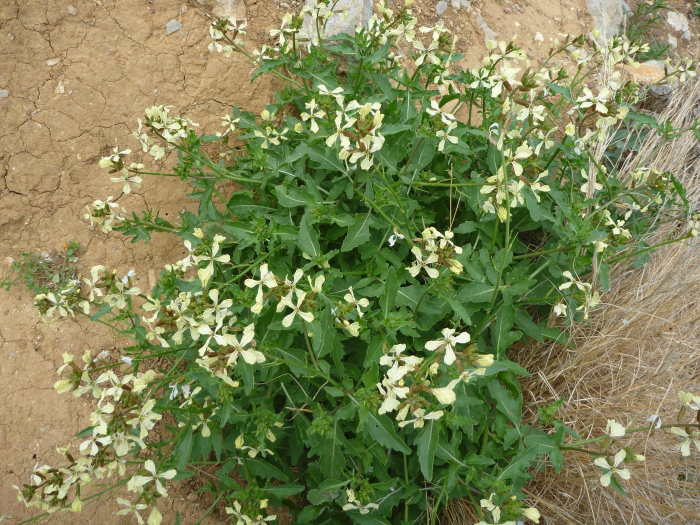
#> input picture plants/annuals/arugula/images/sp-leaf.jpg, 1400 x 1050 px (shown at 1/2 size); its folder holds only this picture in this run
$ python rethumb.py
#> lines starting #> are read from the running program, lines starting #| are printed output that depends on the picture
#!/usr/bin/env python3
"""Regenerate every card thumbnail (`*-t.jpg`) larger and smart-cropped.

The card grid renders each shot in a 3:2 plate (object-fit:cover), at up to ~334 CSS px
wide on desktop and ~400+ on phones — i.e. 700px+ of *device* pixels on a retina/mobile
screen. The old thumbnails were full-frame resizes capped at 400px on the long edge, so
on any high-DPI display they were upscaled ~1.7-3x and looked soft, and portrait shots
got an arbitrary center-crop that could miss the subject.

This rebuilds each `<base>-t.jpg` from the already-sharp `<base>.jpg` full image as a
**720x480 (3:2)** crop centered on the most *interesting* region — the sharpest, most
detailed band of the photo (in-focus subject = strong edges), with a mild center bias.
For shots already near 3:2 the crop is essentially the whole frame. The uncropped full
image is untouched and still opens in the lightbox.

Usage: rethumb.py [plants/<cat>/<slug> ...]   (no args = all plants)
"""
import sys, os, glob
from PIL import Image, ImageOps, ImageFilter

TW, TH = 720, 480
A = TW / TH                      # target aspect 1.5
DW = 256                         # interest-map working width
EDGE_BIAS = 0.25                 # how strongly to prefer center (0 = pure saliency)
Q = 84

def interest_offset(im, axis, win_full, free_full):
    """Pick the crop offset (in full-image px) that maximizes edge energy under the
    window, with a mild center bias. axis 'x' slides horizontally, 'y' vertically."""
    W, H = im.size
    scale = DW / W
    DH = max(1, round(H * scale))
    edges = im.convert("L").resize((DW, DH)).filter(ImageFilter.FIND_EDGES)
    px = edges.load()
    if axis == "x":
        line = [sum(px[x, y] for y in range(DH)) for x in range(DW)]
        n, win = DW, max(1, round(win_full * scale))
    else:
        line = [sum(px[x, y] for x in range(DW)) for y in range(DH)]
        n, win = DH, max(1, round(win_full * scale))
    pre = [0]
    for v in line:
        pre.append(pre[-1] + v)
    win = min(win, n)
    best, best_pos = None, 0
    for p in range(0, n - win + 1):
        s = pre[p + win] - pre[p]
        center = (p + win / 2) / n
        bias = 1 - EDGE_BIAS * abs(center - 0.5) * 2     # 1 at center, 1-bias at edge
        score = s * bias
        if best is None or score > best:
            best, best_pos = score, p
    off = round(best_pos / scale)
    return min(max(0, off), free_full)

def crop_box(im):
    W, H = im.size
    if W / H >= A:                       # wide: full height, slide horizontally
        cw, ch = round(H * A), H
        free = W - cw
        off = interest_offset(im, "x", cw, free) if free > 0 else 0
        return (off, 0, off + cw, H)
    else:                                # tall/near-square: full width, slide vertically
        cw, ch = W, round(W / A)
        free = H - ch
        off = interest_offset(im, "y", ch, free) if free > 0 else 0
        return (0, off, W, off + ch)

def rethumb(full_path):
    im = ImageOps.exif_transpose(Image.open(full_path)).convert("RGB")
#> im is the input picture: PIL image 1400x1050 RGB; mean R, G, B 127.4, 132.9, 86.6
    thumb = im.crop(crop_box(im)).resize((TW, TH), Image.LANCZOS)
#> in interest_offset, `edges = im.convert("L").resize((DW, DH)).filter(ImageFilter.FIND_EDGES)`:
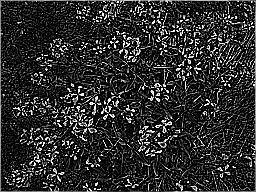
#> edges: PIL image 256x192 L; min 0, max 255, mean 44.7
#> in interest_offset, `line = [sum(px[x, y] for x in range(DW)) for y in range(DH)]`: line = 192 values, max 40942 at index 0, min 7757 at index 177, mean 11453.6
#> the loop in interest_offset, `for v in line:` made 192 passes
#> v on passes 1 to 3: 40942, 10223, 9286
#> after the loop in interest_offset, `for v in line:`: pre = 193 values from 0 to 2199097
#> the loop in interest_offset, `for p in range(0, n - win + 1):` made 22 passes
#> (s, score, best) on passes 1, 7, 8, 9, 10, 11: (1968706, 1914874.2, 1914874.2), (1942073, 1919314.3, 1919314.3), (1940626, 1922938, 1922938), (1941980, 1929336.9, 1929336.9), (1943754, 1936161.2, 1936161.2), (1943074, 1940544, 1940544)
#> (s, score) on passes 2, 3, 4, 5, 6, 12: (1938064, 1890117.1), (1938682, 1895768.5), (1939439, 1901559.3), (1941124, 1908266.4), (1942156, 1914338.7), (1941378, 1938850.2)
#> after the loop in interest_offset, `for p in range(0, n - win + 1):`: best = 1940544; best_pos = 10
#> in interest_offset, `off = round(best_pos / scale)`: off = 55
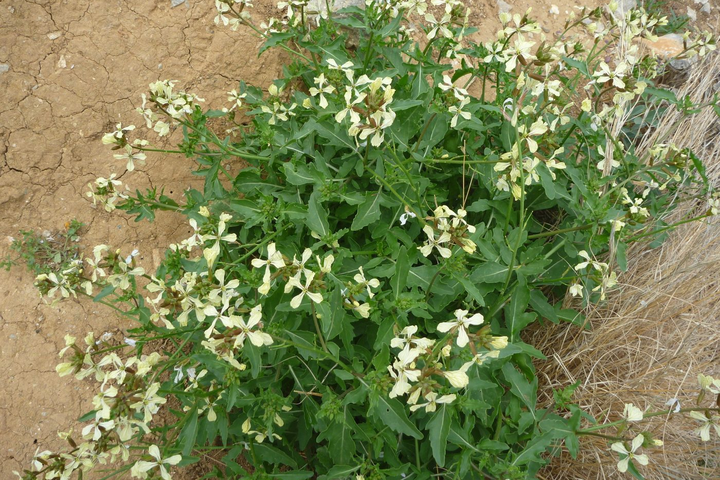
#> thumb: PIL image 720x480 RGB; mean R, G, B 125.7, 132.9, 85.4
    out = full_path[:-4] + "-t.jpg"
    thumb.save(out, "JPEG", quality=Q, optimize=True)
    return out, os.path.getsize(out)

roots = sys.argv[1:] or ["plants"]
fulls = []
for r in roots:
    fulls += [f for f in glob.glob(os.path.join(r, "**", "images", "*.jpg"), recursive=True)
              if not f.endswith("-t.jpg")]
total = 0
for f in sorted(fulls):
    out, sz = rethumb(f)
    total += sz
    print(f"  {out:60s} {sz//1024:4d} KB")
print(f"{len(fulls)} thumbnails, {total/1024/1024:.1f} MB total")

$ run again, on plants/annuals/calendula/images/su-bloommass.jpg
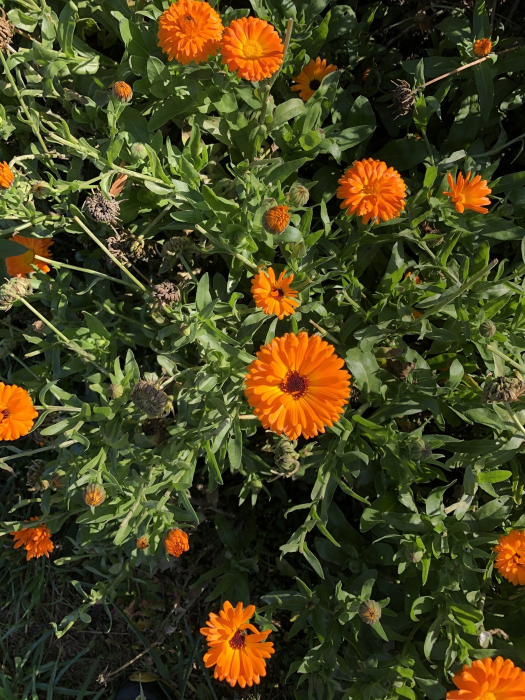
#> input picture plants/annuals/calendula/images/su-bloommass.jpg, 1050 x 1400 px (shown at 1/2 size)
#> in rethumb, im is the input picture: PIL image 1050x1400 RGB; mean R, G, B 70.5, 67.5, 31.6
#> in interest_offset, `edges = im.convert("L").resize((DW, DH)).filter(ImageFilter.FIND_EDGES)`:
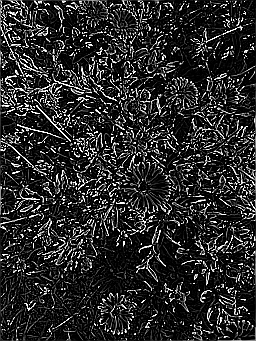
#> edges: PIL image 256x341 L; min 0, max 255, mean 42.5
#> line = 341 values, max 17386 at index 88, min 4819 at index 279, mean 10880.6
#> the loop in interest_offset, `for v in line:` made 341 passes
#> v on passes 1 to 3: 13734, 11798, 10901
#> after the loop in interest_offset, `for v in line:`: pre = 342 values from 0 to 3710293
#> the loop in interest_offset, `for p in range(0, n - win + 1):` made 171 passes
#> (s, score, best) on passes 1, 2, 3, 4, 5, 6, 9, 10: (2022927, 1770802.7, 1770802.7), (2021229, 1772280, 1772280), (2021508, 1775488.7, 1775488.7), (2022594, 1779408.2, 1779408.2), (2020739, 1780739.2, 1780739.2), (2021301, 1784198.2, 1784198.2), (2014535, 1787087.5, 1787087.5), (2018074, 1793186, 1793186)
#> after the loop in interest_offset, `for p in range(0, n - win + 1):`: best = 2091392.9; best_pos = 84
#> in interest_offset, `off = round(best_pos / scale)`: off = 345
#> in rethumb, `thumb = im.crop(crop_box(im)).resize((TW, TH), Image.LANCZOS)`:
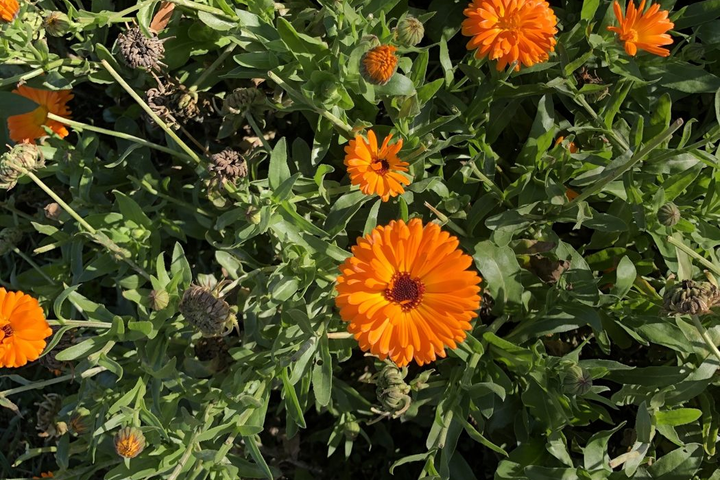
#> thumb: PIL image 720x480 RGB; mean R, G, B 78.9, 76.7, 36.2
